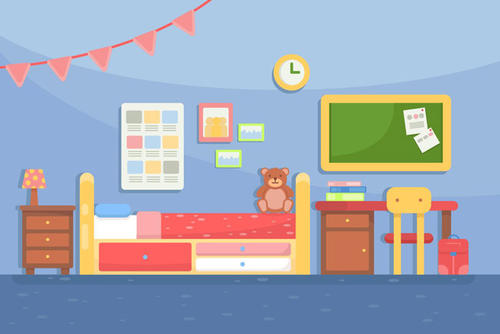
#> input picture AutoHouse/img/house9.jpg, 500 x 334 px
$ python OutlineRecognize.py
#> lines starting #> are read from the running program, lines starting #| are printed output that depends on the picture; after the words box and inside, x2 and y2 are one past the last pixel; in counts of white or black regions, pixels touching at a corner belong together
from operator import itemgetter
import cv2
import numpy as np
import base64
from AutoHouse.PostRequest import PostImage2BaiduAPI
import math

RANDOM_FURNITURE = ['sofa', 'chair', 'table', 'cabinet']


# 读取图片
def ReadImg(img):
    # img = cv2.imread('img/houseTemplate1.jpg', 1)
#> called with img = 'img/house9.jpg'
    img = cv2.imread(img, 1)
#> img is the input picture: shape (334, 500, 3); mean B, G, R 182.7, 169, 161.9
    # cv2.imshow('src', img)
    return img


# 高斯滤波
def GausBlur(src):
    dst = cv2.GaussianBlur(src, (5, 5), 1.5)
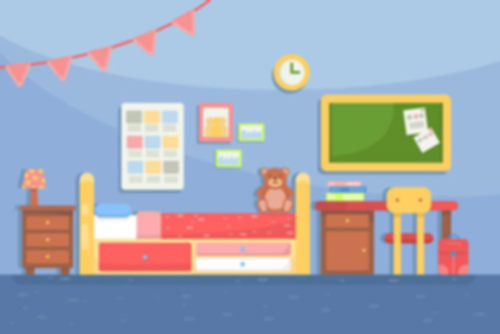
#> dst: shape (334, 500, 3); mean B, G, R 182.7, 169, 161.9
    # dst = cv2.GaussianBlur(src, (3, 3), 0)
    # cv2.imshow('GausBlur', dst)
    return dst


# Canny滤波
def CannyBlur(src):
    canny = cv2.Canny(src, 0, 255)
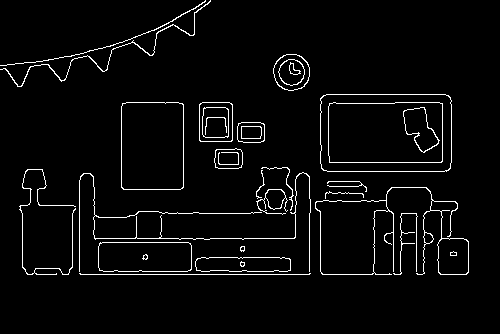
#> canny: shape (334, 500); 3.6% white in thin lines or dots, all inside (x1, y1, x2, y2) = (0, 0, 469, 275)
    # cv2.imshow('GausBlur', canny)
    return canny


# 轮廓拟合
def GetContoursPositions(open_img):
    result = []
    contours, hierarchy = cv2.findContours(open_img, cv2.RETR_EXTERNAL, cv2.CHAIN_APPROX_NONE)
#> contours = 21 contours, 7 with area under 20; largest, box (x1, y1, x2, y2) and area: (320, 94, 452, 172) 10022, (121, 102, 184, 190) 5376, (315, 187, 469, 275) 5296, (98, 242, 192, 272) 2670, (199, 102, 233, 142) 1280
    for cnt in contours:
        # cnt = contours[0]
        if cnt is not None:
            rect = cv2.minAreaRect(cnt)
            box = cv2.boxPoints(rect)
            box = np.int0(box)
            temp = []
            if box[1].tolist()[0] != box[2].tolist()[0]:
                continue
            temp.append(box[2].tolist())
            temp.append(box[0].tolist())
            result.append(temp)
#> this loop made 21 passes
#> (rect, box) on passes 1 to 7: (((194.5, 273.5), (1, 231), -90), [[310, 274], [79, 274], [79, 273], [310, 273]]), (((242.5, 264), (14, 95), -90), [[290, 271], [195, 271], [195, 257], [290, 257]]), (((242, 248.5), (5, 4), -90), [[244, 251], [240, 251], [240, 246], [244, 246]]), (((144.5, 256.5), (29, 93), -90), [[191, 271], [98, 271], [98, 242], [191, 242]]), (((405, 243.5), (61.39, 22.96), -88.96), [[415, 274], [392, 273], [394, 212], [417, 213]]), (((343.9, 194.1), (38.09, 6.89), -1.51), [[325, 197], [324, 191], [362, 190], [363, 196]]), (((271.5, 201.5), (25, 31), -90), [[287, 214], [256, 214], [256, 189], [287, 189]])
#> after the loop, result = 12 items

            # [11 lines of commented-out code are left out]
    return result


# 百度ai单图片识别(或者设计师于对应单图片标记数字，利用数字识别类别)
def RecognizeIMG(img, positions):
    if positions is not None and len(positions) != 0:
        dic = {}
        count = 0
        for position in positions:
            if math.fabs(position[0][0] - position[1][0]) < 10 or math.fabs(
                            position[0][1] - position[1][1]) < 10:  # 过小一般没用
                continue
            single_img = img[position[0][0]:position[0][1], position[1][0]:position[1][1]]
            # json_loads = PostImage2BaiduAPI(Base64It(single_img))
            # if json_loads['error_code'] is None:
            # img_classfy = json_loads['result']['furnitrue']['name']
            img_classfy = RANDOM_FURNITURE[np.random.randint(0, 4)]  # 测试用，实际需根据百度接口返回处理
            dic[img_classfy] = position
            count += 1
#> this loop made 12 passes
#> (position, img_classfy) on passes 2, 4, 5, 6, 7, 8, 9, 10, 11, 12: ([[195, 257], [290, 271]], 'sofa'), ([[98, 242], [191, 271]], 'cabinet'), ([[256, 189], [287, 214]], 'chair'), ([[315, 187], [468, 274]], 'sofa'), ([[214, 148], [242, 168]], 'cabinet'), ([[237, 122], [264, 142]], 'cabinet'), ([[199, 102], [232, 141]], 'cabinet'), ([[120, 102], [182, 189]], 'cabinet'), ([[320, 94], [451, 171]], 'chair'), ([[273, 54], [309, 90]], 'cabinet')
#> position on passes 1, 3: [[79, 273], [310, 274]], [[240, 246], [244, 251]]
#> after the loop, count = 10; dic = {'sofa': [[315, 187], [468, 274]], 'cabinet': [[273, 54], [309, 90]], 'chair': [[320, 94], [451, 171]]}
        result = {}
        startx = 0
        endx = 0
        for index,temptuple in enumerate(sorted(dic.items(),  key=lambda x: x[1][0][0])):
            if index==0:
                startx = temptuple[1][0][0]
            if index==len(dic)-1:
                endx = temptuple[1][1][0]
            result[temptuple[0]]=temptuple[1]
#> this loop made 3 passes
#> (temptuple, startx) on pass 1: (('cabinet', [[273, 54], [309, 90]]), 273)
#> (temptuple, endx) on pass 3: (('chair', [[320, 94], [451, 171]]), 451)
#> after the loop, result = {'cabinet': [[273, 54], [309, 90]], 'sofa': [[315, 187], [468, 274]], 'chair': [[320, 94], [451, 171]]}
        result["width"] = endx-startx
        starty = 0
        endy = 0
        for index,temptuple in enumerate(sorted(dic.items(),  key=lambda x: x[1][1][1])):
            if index==0:
                starty = temptuple[1][0][1]
            if index==len(dic)-1:
                endy = temptuple[1][1][1]
#> this loop made 3 passes
#> (temptuple, starty) on pass 1: (('cabinet', [[273, 54], [309, 90]]), 54)
#> (temptuple, endy) on pass 3: (('sofa', [[315, 187], [468, 274]]), 274)
        result["height"] = endy - starty
        return result


def Base64It(img):
    with open(img, 'rb') as f:
        base64_data = base64.b64encode(f.read())
        return base64_data.decode()


def CreateImgData(img):
    src = ReadImg(img)
    gaus_img = GausBlur(src)
    canny_img = CannyBlur(gaus_img)
    return RecognizeIMG(src, GetContoursPositions(canny_img))


if __name__ == '__main__':
    img = 'img/house9.jpg'
    src = ReadImg(img)
    gaus_img = GausBlur(src)
    canny_img = CannyBlur(gaus_img)
    RecognizeIMG(src, GetContoursPositions(canny_img))
    cv2.waitKey(0)
